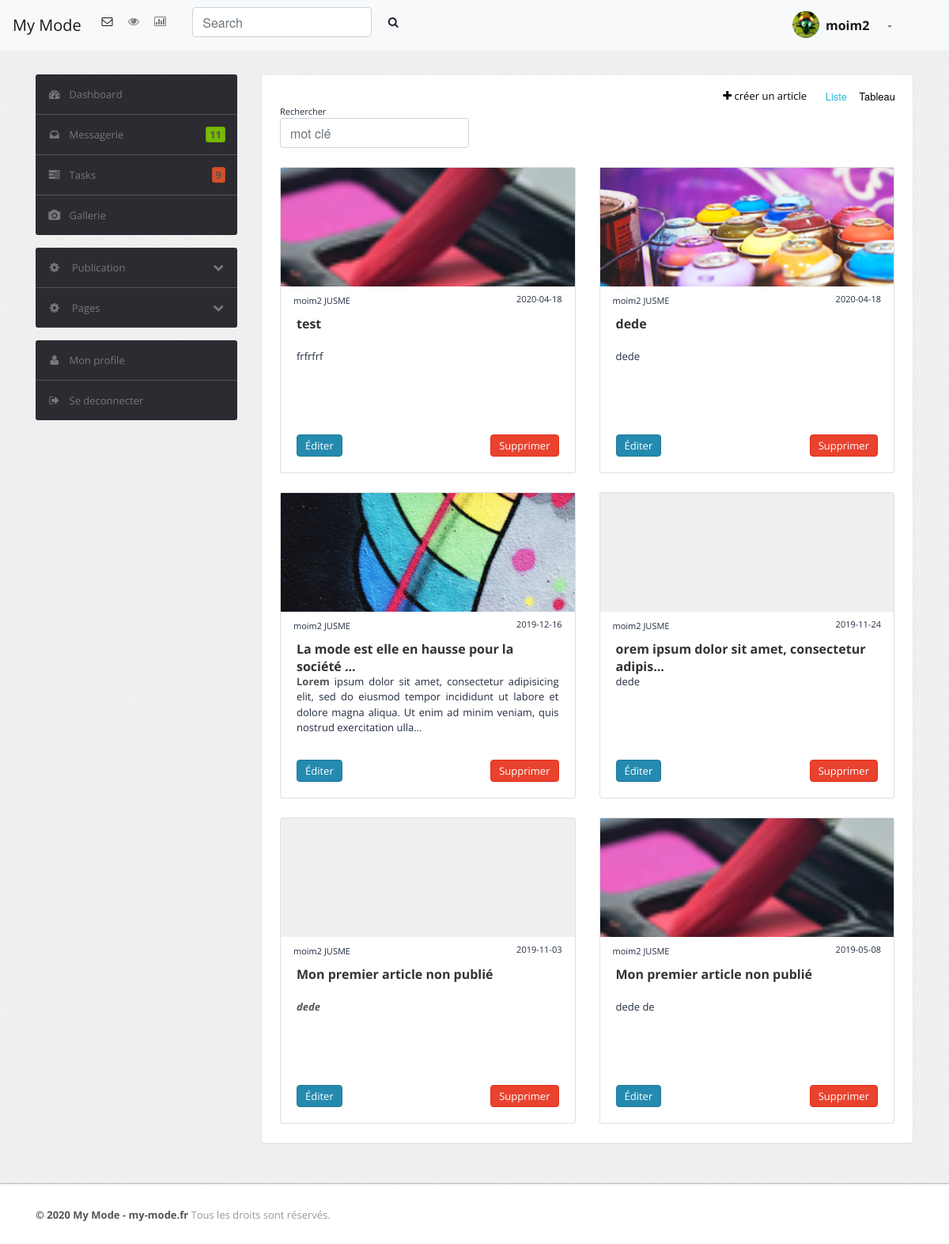
Page /admin/conseils.php (signed in) on the committed database.
### tables this page shows
CREATE TABLE `users` (
  `id` int(11) NOT NULL,
  `email` varchar(225) NOT NULL,
  `password` varchar(255) NOT NULL,
  `type_profile` varchar(255) NOT NULL,
  `firstname` varchar(255) NOT NULL,
  `lastname` varchar(255) NOT NULL,
  `genre` varchar(255) NOT NULL,
  `profile_target` varchar(255) NOT NULL,
  `phone` int(11) NOT NULL,
  `date_register` varchar(255) NOT NULL,
  `keyAccess` varchar(255) NOT NULL
);

CREATE TABLE `articles` (
  `id` int(11) NOT NULL,
  `title` varchar(255) NOT NULL,
  `content` text NOT NULL,
  `target_file` text NOT NULL,
  `author` varchar(255) NOT NULL,
  `date_create` varchar(255) NOT NULL,
  `category` varchar(255) NOT NULL,
  `status` varchar(255) NOT NULL,
  `date_edit` varchar(255) NOT NULL,
  `keyAccess` varchar(255) NOT NULL
);

### admin/includes/users.php (called while the page is built, shortened)
<?php
class User {
   public function get_user_talent_by_email($email, $tab) {
       global $pdo ;
       $query = $pdo->prepare("SELECT * FROM $tab WHERE email = ?");
       $query->bindValue(1, $email);
       $query->execute();
       $num = $query->rowCount();
       if($num ==1) {
         return $query -> fetch(\PDO::FETCH_ASSOC);
       } else {
         return json_encode(array('error' => "not-found"));
       }
   }
}
?>

### admin/includes/articles.php (called while the page is built, shortened)
<?php
    class Article {
        public function fetch_all() {
            global $pdo;
            $query = $pdo->prepare("SELECT * FROM articles ORDER BY CAST(date_create AS DATE) DESC");
            $query -> execute();
            return $query->fetchAll(\PDO::FETCH_ASSOC);
        }
    }
?>

### admin/conseils.php (the view, shortened to what this page needs)
<?php
include_once('includes/connection.php');
include_once('includes/users.php');
include_once('includes/articles.php');
$article = new Article();
if(isset($_GET['search']) && !empty($_GET['search'])) {
 $articles = $article->fetch_keyWord($_GET['search']);
} else {
 $articles = $article->fetch_all();
}
?>
<!DOCTYPE html>
<html lang="fr">
<head>
  <link rel="stylesheet" href="https://stackpath.bootstrapcdn.com/bootstrap/4.4.1/css/bootstrap.min.css">
  <link type="text/css" href="css/theme.css" rel="stylesheet">
  <link type="text/css" href="images/icons/css/font-awesome.css" rel="stylesheet">
</head>
<body>
  <?php include_once('includes/header.php'); ?>
  <div class="wrapper">
     <div class="container">
        <div class="row">
           <?php include_once('includes/menu-sidebar.php'); ?>
           <div class="col-md-12 col-lg-9 grid">
              <div class="module">
                 <div class="d-flt">
                    <a href="create-article.php"><i class="menu-icon icon-plus"></i> créer un article</a>
                 </div>
                 <nav class="btns mt-3 mr-3" role="tablist" aria-label="Tabs">
                    <button class="" role="tab" aria-selected="false" aria-controls="panel-1" id="tab-1" tabindex="0" data-setState="section1">Liste</button>
                    <button role="tab" aria-selected="true" aria-controls="panel-2" id="tab-2" tabindex="-1" data-setState="section2">Tableau</button>
                 </nav>
                 <article id="panel-1" class="" role="tabpanel" tabindex="0" aria-labelledby="tab-1" data-scene="section1">
                    <div class="row ml-2 mr-2">
                       <div class="col-4 mb-4">
                          <form class="form" action="" method="get">
                             <label class="small d-block mb-0" for="search">Rechercher</label>
                             <input class="form-control" type="text" name="search" placeholder="mot clé" value="<?php if(isset($_GET['search'])) { echo $_GET['search']; } ?>">
                          </form>
                       </div>
                    </div>
                    <div class="row ml-2 mr-2 list-wrapper">
                       <?php
                          if($articles) {
                            foreach ($articles as $elem) {
                              $title = (strlen($elem['title']) > 40) ? substr($elem['title'],0,45).'...' : $elem['title'];
                              $content = (strlen($elem['content']) > 200) ? substr($elem['content'],0,200).'...' : $elem['content'];
                              ?>
                       <div class="col-sm-12 col-md-6 mb-4 list-item">
                          <div class="card">
                             <div class="bg-article" style="background-image : url(<?= $elem['target_file'] ?>)"></div>
                             <div class="mr-3 ml-3 mt-2">
                                <span class="small text-italic"><?= $elem['author'] ?></span>
                                <span class="small text-italic float-right"><?= $elem['date_create'] ?></span>
                             </div>
                             <div class="card-body pt-2">
                                <h5 class="card-title lead font-weight-bolder"><?= $title ?></h5>
                                <div class="card-text content mb-2 text-justify"><?= $content; ?></div>
                                <a href="edit-article.php?edit=true&id=<?= $elem['id'];?>" class="btn btn-primary">Éditer</a>
                                <a href="conseils.php?delete=true&id=<?= $elem['id'];?>" class="btn float-right btn-danger">Supprimer</a>
                             </div>
                          </div>
                       </div>
                       <?php
                          } ?>
                       <?php
                          }
                          ?>
                    </div>
                 </article>
              </div>
           </div>
        </div>
     </div>
  </div>
  <?php include_once('includes/footer.php'); ?>
</body>
</html>

### admin/includes/header.php (shortened to what this page needs)
<?php
include_once('includes/connection.php');
include_once('includes/users.php');
$user = new User();
$user_current = $user->get_user_talent_by_email($_SESSION['email_ad'], 'users');
?>
<nav class="navbar navbar-expand-lg navbar-light bg-light">
  <a class="navbar-brand" href="index.php">My Mode</a>
  <div class="collapse navbar-collapse" id="navbarSupportedContent">
    <ul class="navbar-nav mr-auto">
      <li class="nav-item active">
        <a class="nav-link" href="#"><i class="icon-envelope"></i></a>
      </li>
      <li class="nav-item">
        <a class="nav-link" href="#"><i class="icon-eye-open"></i></a>
      </li>
      <li class="nav-item">
        <a class="nav-link" href="#"><i class="icon-bar-chart"></i></a>
      </li>
      <form class="form-inline ml-md-4 mb-2">
        <input class="form-control mr-sm-2" type="search" placeholder="Search" aria-label="Search">
        <button class="btn my-2 my-sm-0" type="submit"><i class="icon-search"></i></button>
      </form>
    </ul>
    <ul class="navbar-nav mr-5">
      <li class="nav-item dropdown">
        <a class="nav-link dropdown-toggle" href="#" id="navbarDropdown" role="button" data-toggle="dropdown" aria-haspopup="true" aria-expanded="false">
          <img src="<?= $user_current['profile_target'] ?>" class="nav-avatar">
          <span class="navbar-brand lead font-weight-bolder" href="#"><?php if($user_current) {echo $user_current["firstname"];} ?></span>
        </a>
      </li>
    </ul>
  </div>
</nav>

### admin/css/theme.css (style rules this page uses)
body { font-size: 13px; font-family: 'Open Sans', Arial, sans-serif; background: #fff; color: #777 }
h1, h2, h3, h4, h5, h6 { color: #333; margin-top: 0 }
h5 { font-size: 13px }
strong, b { color: #555 }
small, .small { font-size: 11px }
.lead { font-size: 16px; line-height: 22px }
.wrapper { background: url(../images/bg.png) #eee; border-bottom: 1px solid #bbb; -webkit-box-shadow: 0 1px 2px rgba(0,0,0,0.1); -moz-box-shadow: 0 1px 2px rgba(0,0,0,0.1); box-shadow: 0 1px 2px rgba(0,0,0,0.1); padding: 30px 0; }
.bg-article { overflow: hidden; height: 150px; width: 100%; left: 0; background-repeat: no-repeat; position: relative; background-size: 100% auto; background-position: center; background-color: #e3e3e391; }
.list-item h5 { height: 31px; }
.list-item .content { height: 100px; }
form { margin: 0 }
button,input,select,textarea { margin:0;font-size:100%;vertical-align:middle; }
input,button,select,textarea { font-family:"Helvetica Neue",Helvetica,Arial,sans-serif; }
select,button,input[type="button"],input[type="reset"],input[type="submit"],input[type="radio"],input[type="checkbox"] { cursor:pointer; }
body [class^="icon-"], body [class*=" icon-"] { font-size: 14px; line-height: 20px; height: 20px }
.module { background: #fff; -webkit-border-radius: 3px; -moz-border-radius: 3px; border-radius: 3px; border: 1px solid #ccc; border-bottom-color: #bbb; -webkit-box-shadow: 0 0 1px rgba(0,0,0,0.2); -moz-box-shadow: 0 0 1px rgba(0,0,0,0.2); box-shadow: 0 0 1px rgba(0,0,0,0.2); margin-bottom: 30px }
.navbar { position: static!important; margin: 0!important }
.nav-avatar { width: 34px; height: 34px; margin: -7px 5px 0 0; -webkit-border-radius: 50%; -moz-border-radius: 50%; border-radius: 50% }
.btn, .btn-box { -webkit-border-radius: 3px; -moz-border-radius: 3px; border-radius: 3px }
.btns { max-width: fit-content; margin-left: auto; }
.btns button { color: #000; background-color: initial; transition: all 0.5s; }
[data-scene] { grid-area: 1 / 2; transition: var(--timing); color: #222d40; transition: var(--timing) opacity, var(--timing) visibility; will-change: opacity; overflow: hidden; outline: none; }
[data-scene] > * { transition: var(--timing) cubic-bezier(.5,2,.5,.8); transform: translateY(var(--tY, 0)); opacity: var(--op, 1); }
[data-scene] > :nth-child(1) { transition-delay: calc(var(--timing) / 2 + .05s); }
[data-scene] > :nth-child(2) { transition-delay: calc(var(--timing) / 2 + .1s); }
.btns button:hover, .btns button:focus, .btns button[aria-selected="true"] { color: #29b7d3; outline: none; }
.btns button { color: #000; background-color: initial; transition: all 0.5s; border: 0 }
.btn [class^="icon-"], .btn-box [class^="icon-"], .btn [class*=" icon-"], .btn-box [class*=" icon-"] { min-width: 16px; text-align: center; display: inline-block!important }
.btn { font-size: 13px; font-weight: 600 }
.d-flt { position: absolute; right: 150px; }
.d-flt a, .d-flt a:focus, .d-flt a:hover { color: black!important; text-underline : none; }
.btn { display: inline-block; margin-bottom: 0; font-weight: 400; text-align: center; vertical-align: middle; cursor: pointer; background-image: none; border: 1px solid transparent; white-space: nowrap; padding: 4px 10px; font-size: 13px; line-height: 1.42857; border-radius: 4px; -webkit-user-select: none; -moz-user-select: none; -ms-user-select: none; user-select: none }
.btn-primary { color: #fff; background-color: #248aaf; border-color: #20799a }
.btn-danger { color: #fff; background-color: #e9422e; border-color: #e52e18 }
.module { box-shadow: 0 0 3px rgba(0,0,0,.1); border-color: #e9e9e9; margin-bottom: 20px; background-color: #fff; border-radius: 4px; -webkit-box-shadow: 0 1px 1px rgba(0,0,0,.05); box-shadow: 0 1px 1px rgba(0,0,0,.05); }

### rows in the picture
users: profile_target (picture), firstname "moim2"
articles: target_file (picture), author "moim2 JUSME", date_create "2020-04-18", title "test", content "frfrfrf"
articles: target_file (picture), author "moim2 JUSME", date_create "2020-04-18", title "dede", content "dede"
articles: target_file (picture), author "moim2 JUSME", date_create "2019-12-16", title "La mode est elle en hausse pour la société ...", content "Lorem ipsum dolor sit amet, consectetur adipisicing elit, sed do eiusmod tempor incididunt ut labore et dolore magna aliqua. Ut enim ad minim veniam, quis nostrud exercitation ulla..."
articles: author "moim2 JUSME", date_create "2019-11-24", title "orem ipsum dolor sit amet, consectetur adipis...", content "dede"
articles: author "moim2 JUSME", date_create "2019-11-03", title "Mon premier article non publié", content "dede"
articles: target_file (picture), author "moim2 JUSME", date_create "2019-05-08", title "Mon premier article non publié", content "dede de"
